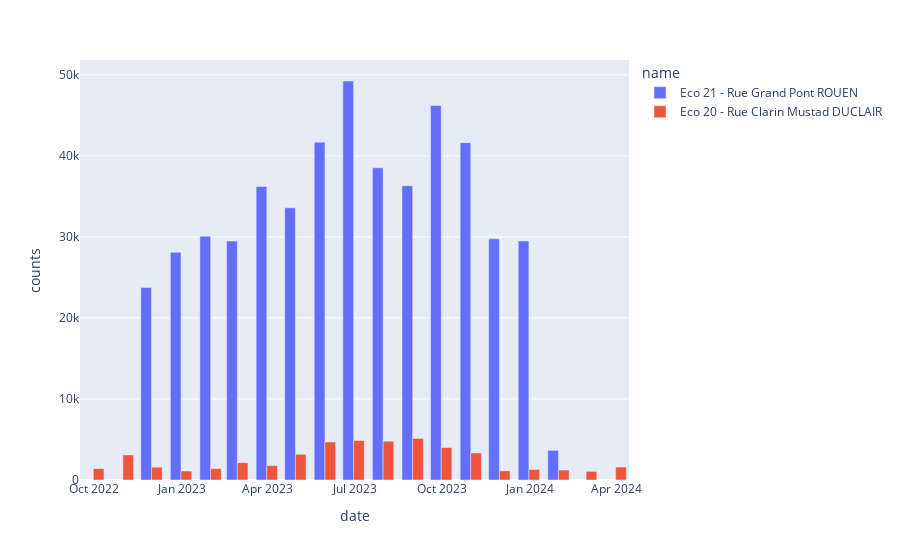

Notebook code cell kept with this figure:
### Code cell
tidf_monthly = pd.concat([tidf_rouen_monthly, tidf_duclair_monthly])
px.bar(tidf_monthly, x=tidf_monthly.index, y="counts", color="name", barmode="group")

### Figure 1 — Plotly figure (JSON) as saved in the notebook; plotly's stock layout.template omitted (floating-point values rounded to 4 significant figures)
{"data": [{"alignmentgroup": "True", "hovertemplate": "name=Eco 21 - Rue Grand Pont ROUEN<br>date=%{x}<br>counts=%{y}<extra></extra>", "legendgroup": "Eco 21 - Rue Grand Pont ROUEN", "marker": {"color": "#636efa", "pattern": {"shape": ""}}, "name": "Eco 21 - Rue Grand Pont ROUEN", "offsetgroup": "Eco 21 - Rue Grand Pont ROUEN", "orientation": "v", "showlegend": true, "textposition": "auto", "type": "bar", "x": ["2022-11-30T00:00:00+00:00", "2022-12-31T00:00:00+00:00", "2023-01-31T00:00:00+00:00", "2023-02-28T00:00:00+00:00", "2023-03-31T00:00:00+00:00", "2023-04-30T00:00:00+00:00", "2023-05-31T00:00:00+00:00", "2023-06-30T00:00:00+00:00", "2023-07-31T00:00:00+00:00", "2023-08-31T00:00:00+00:00", "2023-09-30T00:00:00+00:00", "2023-10-31T00:00:00+00:00", "2023-11-30T00:00:00+00:00", "2023-12-31T00:00:00+00:00", "2024-01-31T00:00:00+00:00"], "xaxis": "x", "y": [23746, 28105, 30086, 29483, 36208, 33589, 41682, 49234, 38531, 36312, 46221, 41619, 29755, 29498, 3655], "yaxis": "y"}, {"alignmentgroup": "True", "hovertemplate": "name=Eco 20 - Rue Clarin Mustad DUCLAIR<br>date=%{x}<br>counts=%{y}<extra></extra>", "legendgroup": "Eco 20 - Rue Clarin Mustad DUCLAIR", "marker": {"color": "#EF553B", "pattern": {"shape": ""}}, "name": "Eco 20 - Rue Clarin Mustad DUCLAIR", "offsetgroup": "Eco 20 - Rue Clarin Mustad DUCLAIR", "orientation": "v", "showlegend": true, "textposition": "auto", "type": "bar", "x": ["2022-09-30T00:00:00+00:00", "2022-10-31T00:00:00+00:00", "2022-11-30T00:00:00+00:00", "2022-12-31T00:00:00+00:00", "2023-01-31T00:00:00+00:00", "2023-02-28T00:00:00+00:00", "2023-03-31T00:00:00+00:00", "2023-04-30T00:00:00+00:00", "2023-05-31T00:00:00+00:00", "2023-06-30T00:00:00+00:00", "2023-07-31T00:00:00+00:00", "2023-08-31T00:00:00+00:00", "2023-09-30T00:00:00+00:00", "2023-10-31T00:00:00+00:00", "2023-11-30T00:00:00+00:00", "2023-12-31T00:00:00+00:00", "2024-01-31T00:00:00+00:00", "2024-02-29T00:00:00+00:00", "2024-03-31T00:00:00+00:00"], "xaxis": "x", "y": [1405, 3094, 1581, 1105, 1400, 2141, 1766, 3175, 4695, 4874, 4788, 5131, 4006, 3337, 1131, 1296, 1231, 1061, 1595], "yaxis": "y"}], "layout": {"barmode": "group", "legend": {"title": {"text": "name"}, "tracegroupgap": 0}, "margin": {"t": 60}, "xaxis": {"anchor": "y", "domain": [0, 1], "title": {"text": "date"}}, "yaxis": {"anchor": "x", "domain": [0, 1], "title": {"text": "counts"}}}}
